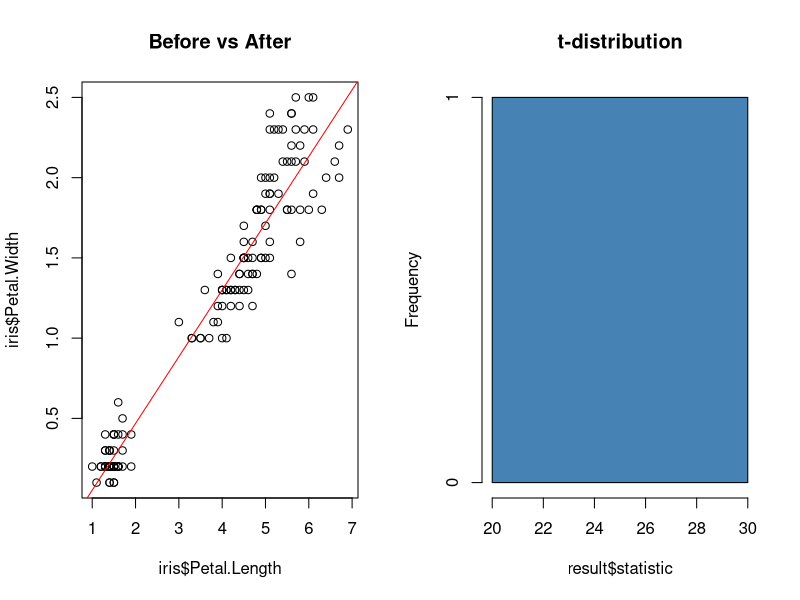

Write the R code that produced this figure.
# t-test general + visualization
result <- t.test(iris$Petal.Length, iris$Petal.Width, paired=TRUE)
print(result)

dev.new()
par(mfrow=c(1,2))
plot(iris$Petal.Length, iris$Petal.Width, main="Before vs After")
abline(lm(iris$Petal.Width~iris$Petal.Length), col="red")
hist(result$statistic, col="steelblue", main="t-distribution")
